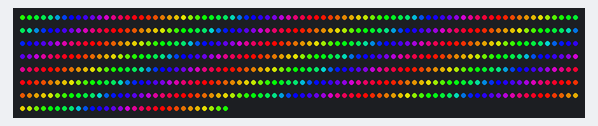
Simulated run of this sketch. Board: Arduino Uno, built with avr-gcc and run on an emulated ATmega328P. Shown: 590 RGB LEDs in strip order, left to right, continuing on the next row.

Above: at 2.52 s.
At 5.85 s:
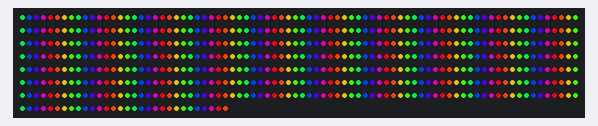
At 7.18 s:
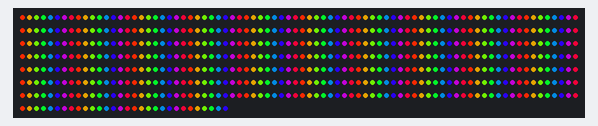
At 8.51 s:
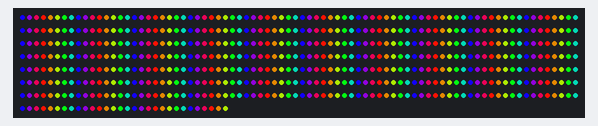
At 10.18 s:
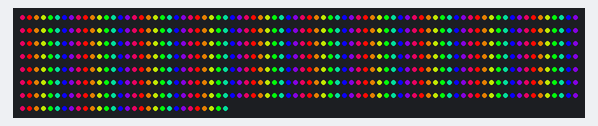
At 39.81 s:
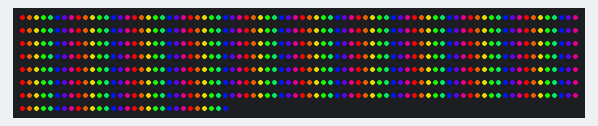

The sketch:

rainbow_march_demo.ino
```cpp
/* rainbow_march_demo

  By: Andrew Tuline
  `
  Date: March, 2015

  Rainbow marching up the strand. Pretty basic, but oh so popular, and we get a few options as well. We don't need to add a 'wheel' routine here.

*/


#include "FastLED.h"                                          // FastLED library.

#if FASTLED_VERSION < 3001000
#error "Requires FastLED 3.1 or later; check github for latest code."
#endif

// Fixed definitions cannot change on the fly.
#define LED_DT 7                                             // Data pin to connect to the strip.
//#define LED_CK 11
#define COLOR_ORDER GRB                                       // It's GRB for WS2812B and BGR for APA102
#define LED_TYPE WS2812B                                       // What kind of strip are you using (WS2801, WS2812B or APA102)?
#define NUM_LEDS 590                                           // Number of LED's.

// Initialize changeable global variables.
uint8_t max_bright = 255;                                     // Overall brightness definition. It can be changed on the fly.

struct CRGB leds[NUM_LEDS];                                   // Initialize our LED array.

// Initialize global variables for sequences
uint8_t thisdelay = 1;                                        // A delay value for the sequence(s)
uint8_t thishue = 0;                                          // Starting hue value.
int8_t thisrot = 10;                                           // Hue rotation speed. Includes direction.
uint8_t deltahue = 10;                                         // Hue change between pixels.
bool thisdir = 0;                                             // I use a direction variable, so I can plug into inputs in a standar fashion.
bool spin = 0;

void setup() {
  delay(2000);
  Serial.begin(57600);
  LEDS.addLeds<LED_TYPE, LED_DT, COLOR_ORDER>(leds, NUM_LEDS);          // Use this for WS2812B
  //  LEDS.addLeds<LED_TYPE, LED_DT, LED_CK, COLOR_ORDER>(leds, NUM_LEDS);  // Use this for WS2801 or APA102
  FastLED.setBrightness(max_bright);
  set_max_power_in_volts_and_milliamps(5, 14000);                // FastLED 2.1 Power management set at 5V, 14A
}

bool allWhite = false;

void loop () {
  ChangeMe();
  EVERY_N_MILLISECONDS(thisdelay) {                           // FastLED based non-blocking delay to update/display the sequence.
    rainbow_march();
  }
  if (spin) {
    deltahue += 1;
  }
  //  EVERY_N_MILLISECONDS(2000) {
  //    deltahue += 1;
  //  }
  //  if (allWhite) {
  //    fill_solid(0, NUM_LEDS, CHSV(255, 0, 255));
  //    FastLED.show();
  //    delay(random8(4, 10));
  //    fill_solid(0, NUM_LEDS, CHSV(255, 0, 0));
  //    //    allWhite = false;
  //  }
  show_at_max_brightness_for_power();
}


void rainbow_march() {                                         // The fill_rainbow call doesn't support brightness levels
  if (thisdir == 0) thishue += thisrot; else thishue -= thisrot; // I could use signed math, but 'thisdir' works with other routines.
  fill_rainbow(leds, NUM_LEDS, thishue, deltahue);             // I don't change deltahue on the fly as it's too fast near the end of the strip.
}


void ChangeMe() {

//  deltahue += 1; // thisrot += 1;

  //  deltahue = 1;
  //  thisrot = 30;

  //uint8_t looper = (millis() / 1000) % 1;
  //static uint8_t lastLooper = 99;
  //if (lastLooper != looper) {
  //  deltahue += 1;
  //}

  // A time (rather than loop) based demo sequencer. This gives us full control over the length of each sequence.
  uint8_t secondHand = (millis() / 1000) % 60;                // Change '60' to a different value to change length of the loop.
  static uint8_t lastSecond = 99;                             // Static variable, means it's only defined once. This is our 'debounce' variable.

  if (lastSecond != secondHand) {                             // Debounce to make sure we're not repeating an assignment.
    lastSecond = secondHand;

    //    allWhite = false;
    //    switch (secondHand % 4) {
    //      case 0: allWhite = true; break;
    //    }
    //
    //    deltahue = 30;
    //    thisrot = 5;
    //    thisdir = -1;

    if (secondHand > 40) {
      spin = true;
    } else {
      spin = false;
    }

    switch (secondHand) {
      case  0: deltahue = 1; thisrot = 30; break;
      case  5: thisdir = -1; deltahue = 32; thisrot = 10; break;
      case 10: thisrot = 10; deltahue = 15; break;
      case 15: thisrot = 5; thisdir = -1; deltahue = 20; break;
      case 20: deltahue = 30; break;
      case 25: deltahue = 2; thisrot = 5; break;
      case 30: deltahue = 1; thisrot = 30; break;
      case 35: thisdir = -1; deltahue = 32; thisrot = 10; break;
      case 40: thisrot = 5; deltahue = 1; break;
      case 45: thisrot = 5; thisdir = -1; deltahue = 20; break;
      case 50: deltahue = 30; break;
      case 55: deltahue = 2; thisrot = 5; break;
      case 60: deltahue = 10; thisrot = 10; break;
    }
  }
}
```
